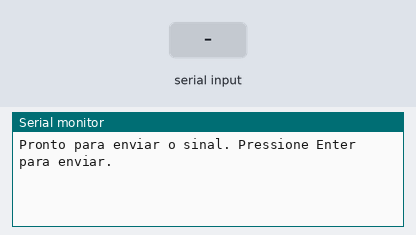
Bench run of a sketch on a simulated ESP32. Parts: the last lines printed to the serial monitor. The test bench sets the inputs (shaded band).

Above: at 1.2 s.
1.3 s: "1" received over Serial
At 2.58 s:
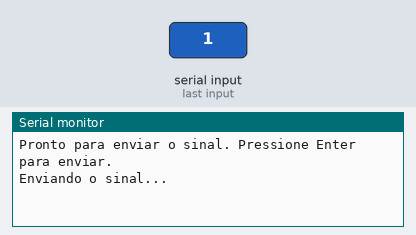
At 4.1 s:
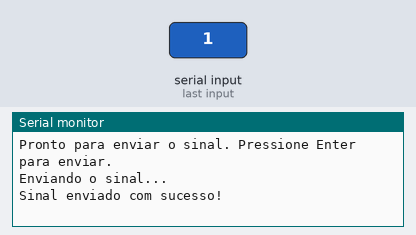

The sketch:

transmitir_codigo.ino
```cpp
#include <RCSwitch.h>

RCSwitch mySwitch = RCSwitch();

void setup() {
  Serial.begin(9600);

  // Configurar o pino de transmissão (substitua pelo pino correto)
  mySwitch.enableTransmit(12); // Transmissor conectado ao pino 12 do ESP32

  // Configurar a duração do pulso
  mySwitch.setPulseLength(508); // Comprimento do pulso capturado

  // Configurar o protocolo capturado
  mySwitch.setProtocol(6);

  Serial.println("Pronto para enviar o sinal. Pressione Enter para enviar.");
}

void loop() {
  if (Serial.available() > 0) { // Verifica se há entrada no Monitor Serial
    String input = Serial.readString(); // Lê a entrada do usuário
    if (input.length() > 0) { // Se houver algo digitado
      Serial.println("Enviando o sinal...");
      mySwitch.send(162020133, 28); // Envia o código decimal com 28 bits
      Serial.println("Sinal enviado com sucesso!");
    }
  }
}
```

Measured:
- after the input at 1.3 s, the serial monitor: prints a new line after 1.0 s (image 1)
